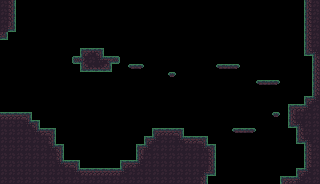

Below is a game level as drawn by its tile map, then a one-line description and the .tmx file that defines it, in full:
An orthogonal 40x23 tile map with 8x8 px tiles, 1 tile layer (Tile Layer 1).

<map version="1.10" tiledversion="1.11.2" orientation="orthogonal" renderorder="right-down" width="40" height="23" tilewidth="8" tileheight="8" infinite="0" nextlayerid="2" nextobjectid="1">
 <editorsettings>
  <export target="level_1-room-3.csv" format="csv" />
 </editorsettings>
 <tileset firstgid="1" source="Tileset-Forest-Ground-8x8.tsx" />
 <layer id="1" name="Tile Layer 1" width="40" height="23">
  <data encoding="csv">
37,38,0,0,0,0,0,0,0,0,0,0,0,0,0,0,0,0,0,0,0,0,0,0,0,0,0,0,0,0,0,0,0,0,0,0,0,0,36,37,
37,38,0,0,0,0,0,0,0,0,0,0,0,0,0,0,0,0,0,0,0,0,0,0,0,0,0,0,0,0,0,0,0,0,0,0,0,0,36,37,
37,38,0,0,0,0,0,0,0,0,0,0,0,0,0,0,0,0,0,0,0,0,0,0,0,0,0,0,0,0,0,0,0,0,0,0,0,0,36,37,
37,55,0,0,0,0,0,0,0,0,0,0,0,0,0,0,0,0,0,0,0,0,0,0,0,0,0,0,0,0,0,0,0,0,0,0,0,0,36,37,
55,0,0,0,0,0,0,0,0,0,181,182,0,0,0,0,0,0,0,0,0,0,0,0,0,0,0,0,0,0,0,0,0,0,0,0,0,0,36,37,
0,0,0,0,0,0,0,0,0,0,198,199,0,0,0,0,0,0,0,0,0,0,0,0,0,0,0,0,0,0,0,0,0,0,0,0,0,0,36,37,
0,0,0,0,0,0,0,0,0,0,19,58,21,0,0,0,0,0,0,0,0,0,0,0,0,0,0,0,0,0,0,0,0,0,0,0,0,0,53,25,
0,0,0,0,0,0,0,0,0,89,97,37,57,159,91,0,0,0,0,0,0,0,0,0,0,0,0,0,0,0,0,0,0,0,0,0,0,0,0,36,
0,0,0,0,0,0,0,0,0,0,53,24,24,55,0,0,50,84,0,0,0,0,0,0,0,0,0,50,67,84,0,0,0,0,0,0,0,0,0,36,
0,0,0,0,0,0,0,0,0,0,0,0,0,0,0,0,0,0,0,0,0,33,0,0,0,0,0,0,0,0,0,0,0,0,0,0,0,0,0,36,
0,0,0,0,0,0,0,0,0,0,0,0,0,0,0,0,0,0,0,0,0,0,0,0,0,0,0,0,0,0,0,0,50,67,84,0,0,0,0,36,
0,0,0,0,0,0,0,0,0,0,0,0,0,0,0,0,0,0,0,0,0,0,0,0,0,0,0,0,0,0,0,0,0,0,0,0,0,0,0,36,
0,0,0,0,0,0,0,0,0,0,0,0,0,0,0,0,0,0,0,0,0,0,0,0,0,0,0,0,0,0,0,0,0,0,0,0,0,0,19,59,
0,0,0,0,0,0,0,0,0,0,0,0,0,0,0,0,0,0,0,0,0,0,0,0,0,0,0,0,0,0,0,0,0,0,0,0,19,20,59,37,
20,20,20,21,0,0,0,0,0,0,0,0,0,0,0,0,0,0,0,0,0,0,0,0,0,0,0,0,0,0,0,0,0,0,33,0,36,37,37,37,
37,37,37,57,21,0,0,0,0,0,0,0,0,0,0,0,0,0,0,0,0,0,0,0,0,0,0,0,0,0,0,0,0,0,0,0,53,25,37,37,
37,37,37,37,57,20,21,0,0,0,0,0,0,0,0,0,0,0,0,19,20,20,21,0,0,0,0,0,0,50,67,84,0,0,0,0,0,36,37,37,
37,37,37,37,37,37,38,0,0,0,0,0,0,0,0,0,0,0,19,59,37,37,57,20,20,21,0,0,0,0,0,0,0,0,0,0,0,53,25,37,
37,37,37,37,37,37,57,21,0,0,0,0,0,0,0,0,0,19,59,37,37,37,37,37,37,57,21,0,0,0,0,0,0,0,0,0,0,0,36,37,
37,37,37,37,37,37,37,38,0,0,0,0,0,0,0,0,0,36,37,37,37,37,37,37,37,37,38,0,0,0,0,0,0,0,0,0,0,0,36,37,
37,37,37,37,37,37,37,57,20,21,0,0,0,0,0,19,20,59,37,37,37,37,37,37,37,37,38,0,0,0,0,0,0,0,0,0,0,0,36,37,
37,37,37,37,37,37,37,37,37,57,20,20,20,20,20,59,37,37,37,37,37,37,37,37,37,23,55,0,0,0,0,0,0,0,0,0,0,19,59,37,
37,37,37,37,37,37,37,37,37,37,37,37,37,37,37,37,37,37,37,37,37,37,37,37,37,38,0,0,0,0,0,0,0,0,0,19,20,59,37,37
</data>
 </layer>
</map>
